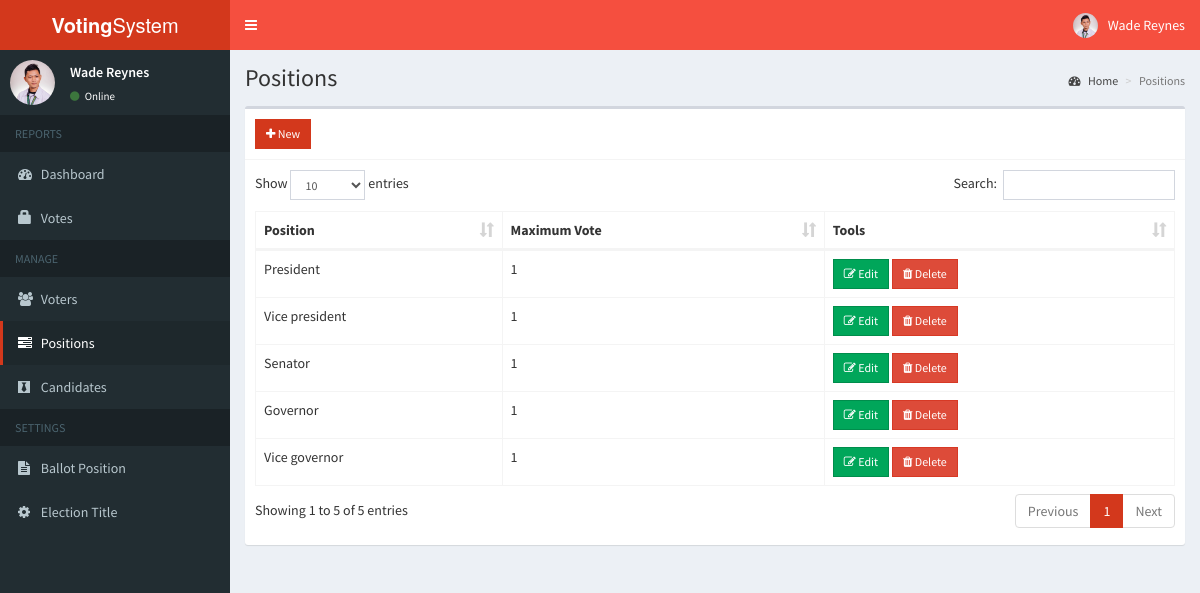
Page /admin/positions.php (signed in) on the committed database.
### tables this page shows
CREATE TABLE `positions` (
  `id` int(11) NOT NULL,
  `description` varchar(50) NOT NULL,
  `max_vote` int(11) NOT NULL,
  `priority` int(11) NOT NULL
);

### admin/includes/session.php (called while the page is built, shortened)
<?php
	include 'includes/conn.php';
	$sql = "SELECT * FROM admin WHERE id = '".$_SESSION['admin']."'";
	$query = $conn->query($sql);
	$user = $query->fetch_assoc();
?>

### admin/positions.php (the view, shortened to what this page needs)
<?php include 'includes/session.php'; ?>
<?php include 'includes/header.php'; ?>
<body class="hold-transition skin-blue sidebar-mini">
<div class="wrapper">
  <?php include 'includes/navbar.php'; ?>
  <?php include 'includes/menubar.php'; ?>
  <div class="content-wrapper">
    <section class="content-header">
      <h1>
        Positions
      </h1>
      <ol class="breadcrumb">
        <li><a href="#"><i class="fa fa-dashboard"></i> Home</a></li>
        <li class="active">Positions</li>
      </ol>
    </section>
    <section class="content">
      <div class="row">
        <div class="col-xs-12">
          <div class="box">
            <div class="box-header with-border">
              <a href="#addnew" data-toggle="modal" class="btn btn-primary btn-sm btn-flat"><i class="fa fa-plus"></i> New</a>
            </div>
            <div class="box-body">
              <table id="example1" class="table table-bordered">
                <thead>
                  <th>Position</th>
                  <th>Maximum Vote</th>
                  <th>Tools</th>
                </thead>
                <tbody>
                  <?php
                    $sql = "SELECT * FROM positions ORDER BY priority ASC";
                    $query = $conn->query($sql);
                    while($row = $query->fetch_assoc()){
                      echo "
                        <tr>
                          <td class='hidden'></td>
                          <td>".$row['description']."</td>
                          <td>".$row['max_vote']."</td>
                          <td>
                            <button class='btn btn-success btn-sm edit btn-flat' data-id='".$row['id']."'><i class='fa fa-edit'></i> Edit</button>
                            <button class='btn btn-danger btn-sm delete btn-flat' data-id='".$row['id']."'><i class='fa fa-trash'></i> Delete</button>
                          </td>
                        </tr>
                      ";
                    }
                  ?>
                </tbody>
              </table>
            </div>
          </div>
        </div>
      </div>
    </section>
  </div>
</div>
</body>
</html>

### admin/includes/navbar.php (shortened to what this page needs)
<header class="main-header">
  <a href="#" class="logo">
    <span class="logo-lg"><b>Voting</b>System</span>
  </a>
  <nav class="navbar navbar-static-top">
    <a href="#" class="sidebar-toggle" data-toggle="push-menu" role="button">
    </a>
    <div class="navbar-custom-menu">
      <ul class="nav navbar-nav">
        <li class="dropdown user user-menu">
          <a href="#" class="dropdown-toggle" data-toggle="dropdown">
            <img src="<?php echo (!empty($user['photo'])) ? '../images/'.$user['photo'] : '../images/profile.jpg'; ?>" class="user-image" alt="User Image">
            <span class="hidden-xs"><?php echo $user['firstname'].' '.$user['lastname']; ?></span>
          </a>
        </li>
      </ul>
    </div>
  </nav>
</header>

### admin/includes/menubar.php (shortened to what this page needs)
<aside class="main-sidebar">
  <section class="sidebar">
    <div class="user-panel">
      <div class="pull-left image">
        <img src="<?php echo (!empty($user['photo'])) ? '../images/'.$user['photo'] : '../images/profile.jpg'; ?>" class="img-circle" alt="User Image">
      </div>
      <div class="pull-left info">
        <p><?php echo $user['firstname'].' '.$user['lastname']; ?></p>
        <a><i class="fa fa-circle text-success"></i> Online</a>
      </div>
    </div>
    <ul class="sidebar-menu" data-widget="tree">
      <li class="header">REPORTS</li>
      <li class=""><a href="home.php"><i class="fa fa-dashboard"></i> <span>Dashboard</span></a></li>
      <li class=""><a href="votes.php"><span class="glyphicon glyphicon-lock"></span> <span>Votes</span></a></li>
      <li class="header">MANAGE</li>
      <li class=""><a href="voters.php"><i class="fa fa-users"></i> <span>Voters</span></a></li>
      <li class=""><a href="positions.php"><i class="fa fa-tasks"></i> <span>Positions</span></a></li>
      <li class=""><a href="candidates.php"><i class="fa fa-black-tie"></i> <span>Candidates</span></a></li>
      <li class="header">SETTINGS</li>
      <li class=""><a href="ballot.php"><i class="fa fa-file-text"></i> <span>Ballot Position</span></a></li>
      <li class=""><a href="#config" data-toggle="modal"><i class="fa fa-cog"></i> <span>Election Title</span></a></li>
    </ul>
  </section>
</aside>

### admin/includes/header.php (style rules this page uses)
.navbar-static-top { background:#F54F3F !important; }
.skin-blue .main-header .logo { background:#D3381C !important; }
.skin-blue .sidebar-menu > li.active > a { border-left-color: #D3381C; }
.btn-primary { background:#D3381C !important; border-color:#D3381C !important; }

### rows in the picture
positions: description "President", max_vote "1"
positions: description "Vice president", max_vote "1"
positions: description "Senator", max_vote "1"
positions: description "Governor", max_vote "1"
positions: description "Vice governor", max_vote "1"

### other values in the picture
$user['firstname'] "Wade"
$user['lastname'] "Reynes"
